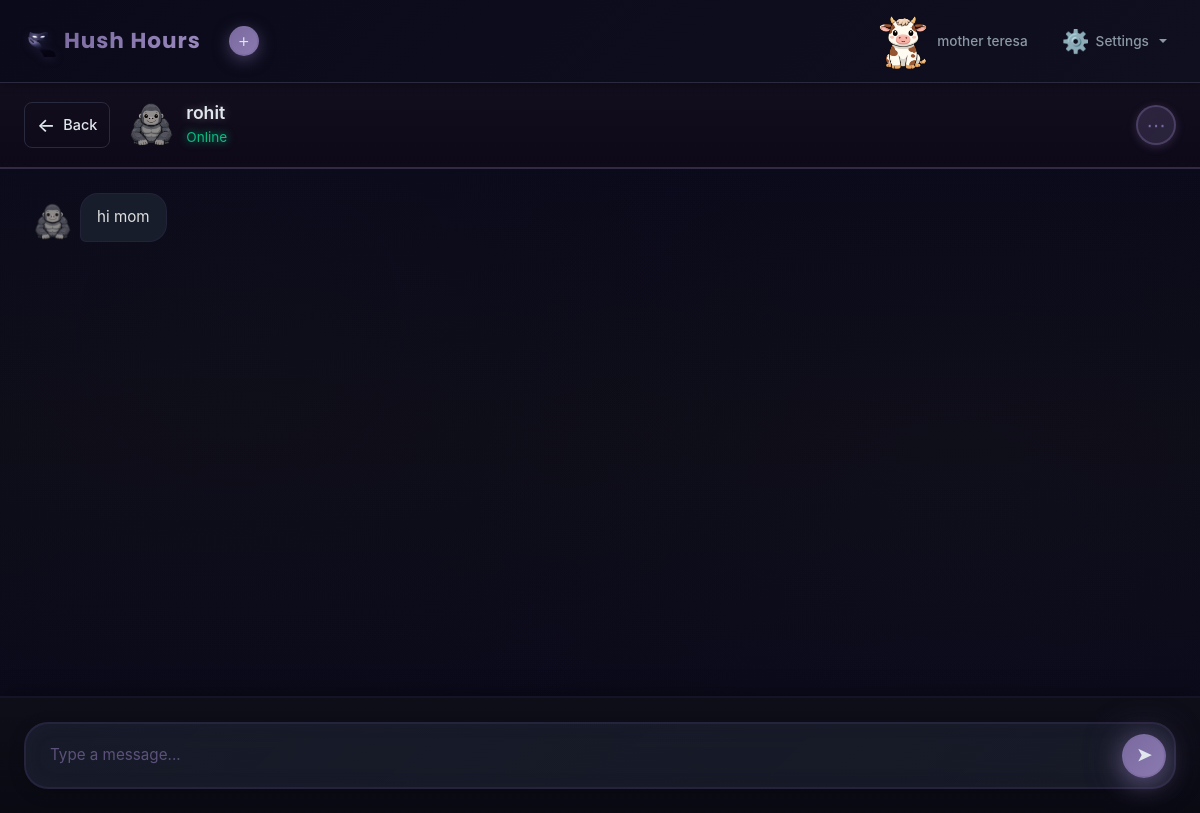
The app's page /chat/6/ (signed in), older data.
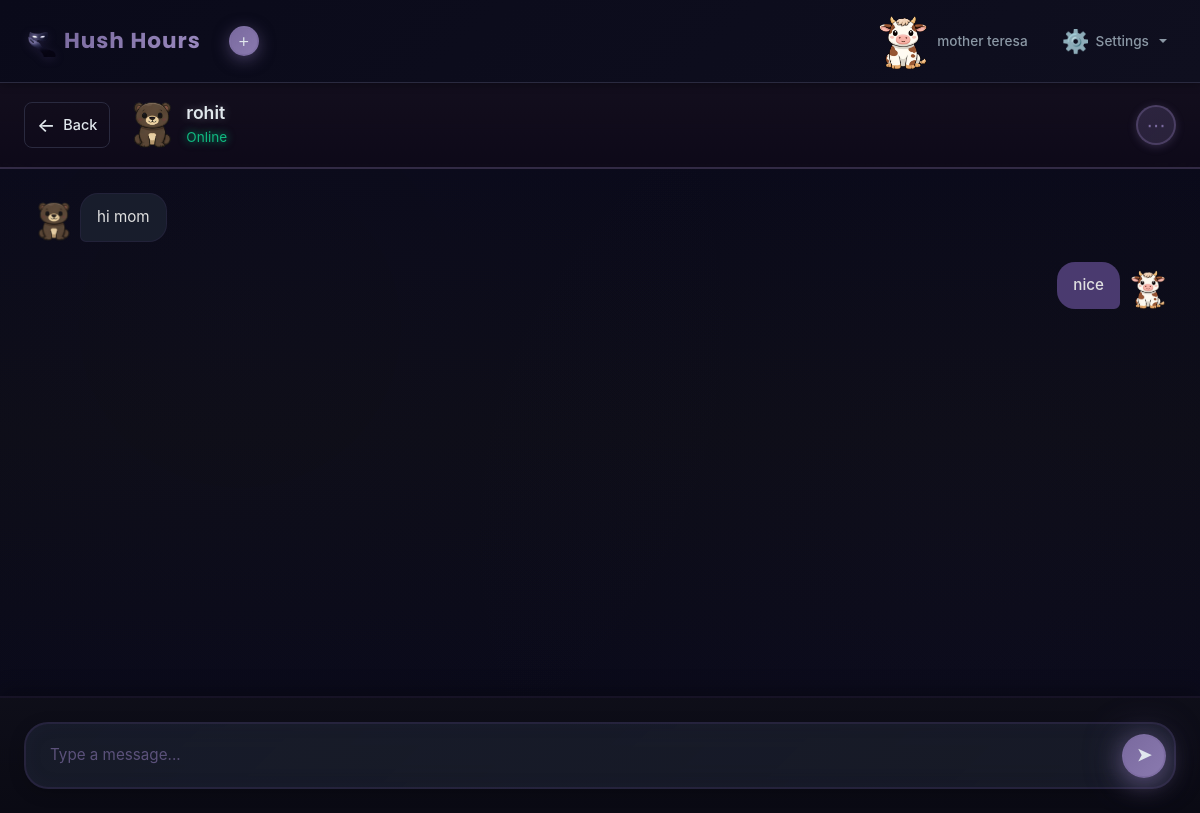
The same page, newer data.
### home/models.py (models this page shows, shortened)
class PrivateChat(models.Model):
    user1 = models.ForeignKey(User, on_delete=models.CASCADE, related_name="chats_started")
    user2 = models.ForeignKey(User, on_delete=models.CASCADE, related_name="chats_received")
    created_at = models.DateTimeField(auto_now_add=True)
    class Meta:
        unique_together = ("user1", "user2")

class Profile(models.Model):
    user = models.OneToOneField(User, on_delete=models.CASCADE, related_name="profile")
    display_name = models.CharField(max_length=122, blank=True)
    avatar = models.CharField(max_length=122, default="default")
    age = models.PositiveIntegerField(null=True, blank=True)
    GENDER_CHOICES = [
        ("male", "Male"),
        ("female", "Female"),
    ]
    gender = models.CharField(
        max_length=20,
        choices=GENDER_CHOICES,
        null=True,
        blank=True
    )
    PREFERENCE_CHOICES = [
        ("male", "Male"),
        ("female", "Female"),
        ("both", "Both"),
    ]
    preference = models.CharField(
        max_length=20,
        choices=PREFERENCE_CHOICES,
        null=True,
        blank=True
    )
    hush_points = models.PositiveIntegerField(default=0)
    love_letter_count = models.PositiveIntegerField(default=0)
    clove_count = models.PositiveIntegerField(default=0)
    golden_heart_count = models.PositiveIntegerField(default=0)
    pearl_count = models.PositiveIntegerField(default=0)
    message_color = models.CharField(max_length=7, default="#4a3a6f", blank=True)

class Message(models.Model):
    chat = models.ForeignKey(PrivateChat, on_delete=models.CASCADE, related_name="messages", null=True, blank=True)
    group = models.ForeignKey(Group, on_delete=models.CASCADE, related_name="messages", null=True, blank=True)
    sender = models.ForeignKey(User, on_delete=models.CASCADE)
    text = models.TextField()
    created_at = models.DateTimeField(auto_now_add=True)
    is_read = models.BooleanField(default=False)

### home/views.py (the view, shortened to what this page needs)
# urls.py: path("chat/<int:chat_id>/", chat_room, name="chat-room"),
@login_required
def chat_room(request, chat_id):
    chat = get_object_or_404(PrivateChat, id=chat_id)
    if request.user not in [chat.user1, chat.user2]:
        return redirect("/all-chats")
    other_user = chat.user2 if chat.user1 == request.user else chat.user1
    return render(request, "chat-room.html", {
        "chat": chat,
        "other_user": other_user
    })

### templates/chat-room.html (shortened to what the changed rows need)
{% extends 'base.html' %}
{% load static %}
{% block extra_css %}
<link rel="stylesheet" href="{% static 'css/chat-room.css' %}">
{% endblock extra_css %}
{% block body %}
<div class="chat-room-container">
  <div class="chat-header">
    <div class="chat-user-info">
      {% if chat.user1 == request.user %}
        <div class="chat-avatar">
          {% if chat.user2.profile.avatar and chat.user2.profile.avatar != "default" %}
            <img src="{% static 'avatars/' %}{{ chat.user2.profile.avatar }}.png" alt="{{ chat.user2.username }}" style="width: 48px; height: 48px; border-radius: 10px; object-fit: cover;">
          {% else %}
            {{ chat.user2.username|first|upper }}
          {% endif %}
        </div>
        <div class="chat-user-details">
          <h3 class="chat-username">{{ chat.user2.username }}</h3>
          <span class="chat-status">Online</span>
        </div>
      {% else %}
        <div class="chat-avatar">
          {% if chat.user1.profile.avatar and chat.user1.profile.avatar != "default" %}
            <img src="{% static 'avatars/' %}{{ chat.user1.profile.avatar }}.png" alt="{{ chat.user1.username }}" style="width: 48px; height: 48px; border-radius: 10px; object-fit: cover;">
          {% else %}
            {{ chat.user1.username|first|upper }}
          {% endif %}
        </div>
        <div class="chat-user-details">
          <h3 class="chat-username">{{ chat.user1.username }}</h3>
          <span class="chat-status">Online</span>
        </div>
      {% endif %}
    </div>
  </div>
  <div class="messages-container" id="messagesContainer">
    {% for message in chat.messages.all %}
      <div class="message-wrapper {% if message.sender == request.user %}message-sent{% else %}message-received{% endif %}" data-message-id="{{ message.id }}">
        {% if message.sender == request.user %}
          <div class="message-bubble">
            <p class="message-text">{{ message.text }}</p>
          </div>
          <div class="message-avatar-small">
            {% if message.sender.profile.avatar and message.sender.profile.avatar != "default" %}
              <img src="{% static 'avatars/' %}{{ message.sender.profile.avatar }}.png" alt="{{ message.sender.username }}" style="width: 40px; height: 40px; border-radius: 8px; object-fit: cover;">
            {% else %}
              <div class="avatar-circle small">{{ message.sender.username|first|upper }}</div>
            {% endif %}
          </div>
        {% else %}
          <div class="message-avatar-small">
            {% if message.sender.profile.avatar and message.sender.profile.avatar != "default" %}
              <img src="{% static 'avatars/' %}{{ message.sender.profile.avatar }}.png" alt="{{ message.sender.username }}" style="width: 40px; height: 40px; border-radius: 8px; object-fit: cover;">
            {% else %}
              <div class="avatar-circle small">{{ message.sender.username|first|upper }}</div>
            {% endif %}
          </div>
          <div class="message-bubble">
            <p class="message-text">{{ message.text }}</p>
          </div>
        {% endif %}
      </div>
    {% empty %}
      <div class="no-messages">
        <div class="no-messages-icon">💬</div>
        <p class="no-messages-text">No messages yet. Start the conversation!</p>
      </div>
    {% endfor %}
  </div>
</div>
{% endblock body %}

Row changes from the older to the newer data that the page shows:
changed through a linked row, PrivateChat "rohit": user1.profile.avatar: a different picture
changed through a linked row, Message "hi mom": sender.profile.avatar: a different picture
added Message: text "nice"
